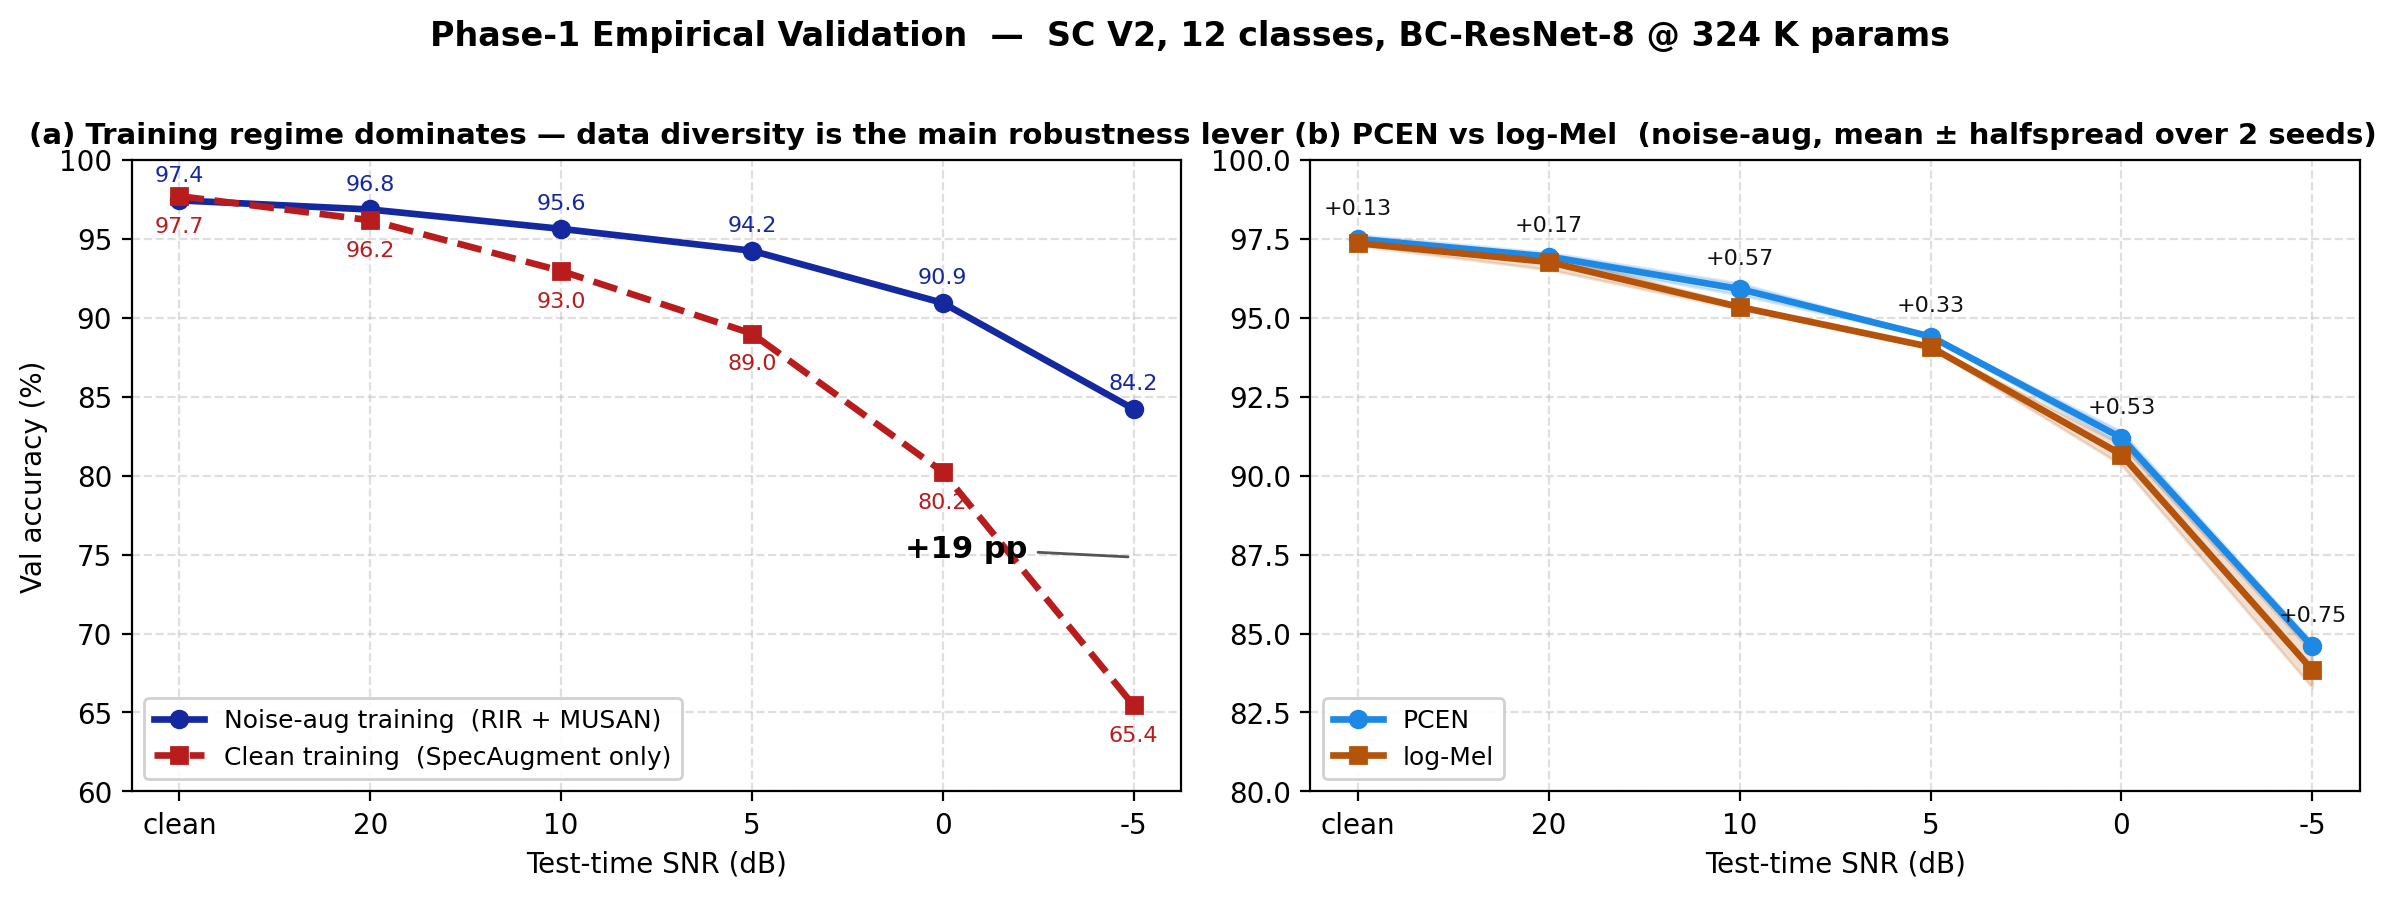

The script that saved this image:
"""Render the Phase-1 empirical-validation two-panel figure.

Panel (a) — training-regime effect: noise-aug training vs clean training,
averaged across PCEN + log-Mel front-ends. Shows the dominant robustness
lever: data diversity at training time.

Panel (b) — PCEN vs log-Mel ablation under noise-aug training, mean ±
halfspread across seeds {1337, 42}. Shows that PCEN beats log-Mel in
direction at every SNR and has visibly lower cross-seed variance.
"""
import matplotlib.pyplot as plt
import numpy as np

SNR_ORDER  = ["clean", 20, 10, 5, 0, -5]
X_LABELS   = ["clean", "20", "10", "5", "0", "-5"]
XS         = list(range(len(SNR_ORDER)))

# -------------------------------------------------- raw per-run SNR sweeps
# Noise-augmented training (RIR + MUSAN), two seeds
P1A_PCEN_S1337   = {"clean": 0.9736, 20: 0.9680, 10: 0.9572, 5: 0.9438, 0: 0.9099, -5: 0.8446}
P1A_LOGMEL_S1337 = {"clean": 0.9728, 20: 0.9652, 10: 0.9527, 5: 0.9404, 0: 0.9034, -5: 0.8329}
P1A_PCEN_S42     = {"clean": 0.9762, 20: 0.9706, 10: 0.9609, 5: 0.9442, 0: 0.9140, -5: 0.8472}
P1A_LOGMEL_S42   = {"clean": 0.9743, 20: 0.9700, 10: 0.9540, 5: 0.9410, 0: 0.9099, -5: 0.8440}

# Clean training (SpecAugment only, no RIR/MUSAN), one seed
P1B_PCEN   = {"clean": 0.9767, 20: 0.9635, 10: 0.9298, 5: 0.8902, 0: 0.8033, -5: 0.6546}
P1B_LOGMEL = {"clean": 0.9771, 20: 0.9598, 10: 0.9293, 5: 0.8896, 0: 0.8014, -5: 0.6544}


def pct(series):
    return np.array([series[k] * 100 for k in SNR_ORDER])


# -------------------------------------------------- aggregates
# Panel A: mean across front-ends AND seeds for noise-aug; mean across
# front-ends for clean (only one seed run).
noise_aug_all = np.stack([pct(P1A_PCEN_S1337), pct(P1A_LOGMEL_S1337),
                          pct(P1A_PCEN_S42),   pct(P1A_LOGMEL_S42)])
clean_all     = np.stack([pct(P1B_PCEN), pct(P1B_LOGMEL)])
noise_aug_mean = noise_aug_all.mean(axis=0)
clean_mean     = clean_all.mean(axis=0)

# Panel B: mean ± halfspread over 2 seeds, per front-end, under noise-aug
pcen_stack   = np.stack([pct(P1A_PCEN_S1337),   pct(P1A_PCEN_S42)])
logmel_stack = np.stack([pct(P1A_LOGMEL_S1337), pct(P1A_LOGMEL_S42)])
pcen_mean, pcen_hs     = pcen_stack.mean(axis=0),   (pcen_stack.max(axis=0)   - pcen_stack.min(axis=0)) / 2
logmel_mean, logmel_hs = logmel_stack.mean(axis=0), (logmel_stack.max(axis=0) - logmel_stack.min(axis=0)) / 2


# -------------------------------------------------- plot
PCEN_COLOR   = "#1E88E5"
LOGMEL_COLOR = "#B45309"
NOISE_COLOR  = "#1428A0"
CLEAN_COLOR  = "#B91C1C"

fig, axes = plt.subplots(1, 2, figsize=(12, 4.4), sharey=False)

# ---- Panel A: training regime effect
ax = axes[0]
ax.plot(XS, noise_aug_mean, marker="o", color=NOISE_COLOR, lw=2.4,
        label="Noise-aug training  (RIR + MUSAN)")
ax.plot(XS, clean_mean,     marker="s", color=CLEAN_COLOR, lw=2.4, ls="--",
        label="Clean training  (SpecAugment only)")
for i, (n, c) in enumerate(zip(noise_aug_mean, clean_mean)):
    ax.annotate(f"{n:.1f}", (i, n), xytext=(0, 7),  textcoords="offset points",
                ha="center", fontsize=8, color=NOISE_COLOR)
    ax.annotate(f"{c:.1f}", (i, c), xytext=(0, -13), textcoords="offset points",
                ha="center", fontsize=8, color=CLEAN_COLOR)
# highlight the -5 dB gap
gap_pp = noise_aug_mean[-1] - clean_mean[-1]
ax.annotate(f"+{gap_pp:.0f} pp",
            xy=(len(XS) - 1, (noise_aug_mean[-1] + clean_mean[-1]) / 2),
            xytext=(len(XS) - 2.2, (noise_aug_mean[-1] + clean_mean[-1]) / 2),
            fontsize=11, fontweight="bold", color="#000",
            arrowprops=dict(arrowstyle="-", color="#555", lw=1))
ax.set_xticks(XS); ax.set_xticklabels(X_LABELS)
ax.set_xlabel("Test-time SNR (dB)", fontsize=10)
ax.set_ylabel("Val accuracy (%)", fontsize=10)
ax.set_title("(a) Training regime dominates — data diversity is the main robustness lever",
             fontsize=10.5, fontweight="bold")
ax.set_ylim(60, 100)
ax.grid(True, linestyle="--", alpha=0.4); ax.set_axisbelow(True)
ax.legend(loc="lower left", fontsize=9, framealpha=0.9)

# ---- Panel B: PCEN vs log-Mel under noise-aug, across seeds
ax = axes[1]
ax.plot(XS, pcen_mean,   marker="o", color=PCEN_COLOR,   lw=2.4, label="PCEN")
ax.fill_between(XS, pcen_mean - pcen_hs, pcen_mean + pcen_hs,
                color=PCEN_COLOR, alpha=0.18)
ax.plot(XS, logmel_mean, marker="s", color=LOGMEL_COLOR, lw=2.4, label="log-Mel")
ax.fill_between(XS, logmel_mean - logmel_hs, logmel_mean + logmel_hs,
                color=LOGMEL_COLOR, alpha=0.18)
for i, (p, l) in enumerate(zip(pcen_mean, logmel_mean)):
    d_pp = p - l
    ax.annotate(f"+{d_pp:.2f}", (i, max(p, l)), xytext=(0, 9),
                textcoords="offset points", ha="center", fontsize=8, color="#111")
ax.set_xticks(XS); ax.set_xticklabels(X_LABELS)
ax.set_xlabel("Test-time SNR (dB)", fontsize=10)
ax.set_title("(b) PCEN vs log-Mel  (noise-aug, mean ± halfspread over 2 seeds)",
             fontsize=10.5, fontweight="bold")
ax.set_ylim(80, 100)
ax.grid(True, linestyle="--", alpha=0.4); ax.set_axisbelow(True)
ax.legend(loc="lower left", fontsize=9, framealpha=0.9)

fig.suptitle(
    "Phase-1 Empirical Validation  —  SC V2, 12 classes, BC-ResNet-8 @ 324 K params",
    fontsize=12, fontweight="bold", y=1.01
)
plt.tight_layout()
plt.savefig("/Users/malaymishra/Desktop/srib/illustrations/7_snr_sweep.png",
            dpi=200, bbox_inches="tight")
plt.savefig("/Users/malaymishra/Desktop/srib/illustrations/7_snr_sweep.svg",
            bbox_inches="tight")
print(f"Panel A gap at -5 dB: +{gap_pp:.1f} pp  (noise-aug {noise_aug_mean[-1]:.1f}% vs clean {clean_mean[-1]:.1f}%)")
print(f"Panel B PCEN delta mean across SNRs: +{(pcen_mean - logmel_mean).mean():.2f} pp")
print("wrote 7_snr_sweep.{png,svg}")
